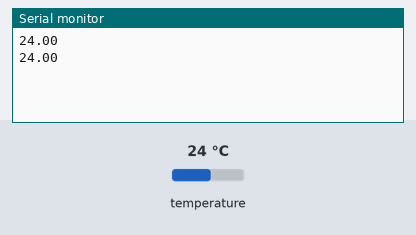
Simulated run of this sketch. Board: Arduino Uno, built with avr-gcc and run on an emulated ATmega328P. Parts: the last lines printed to the serial monitor. The inputs (shaded band) are chosen by the test bench; at power-on: temperature 24 °C.

Above: at 3.3 s.
3.4 s: temperature set to 12 °C
At 5.5 s:
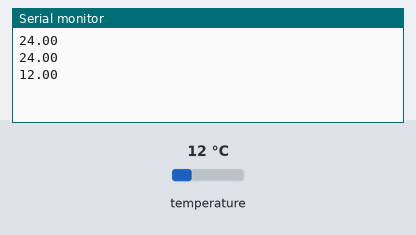
5.9 s: temperature set to 19 °C
At 6.8 s:
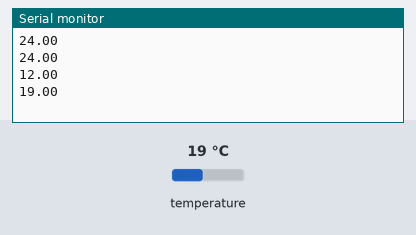
Timing chart, 0 to 8.9 s (numbered marks = the images above; inputs shaded):
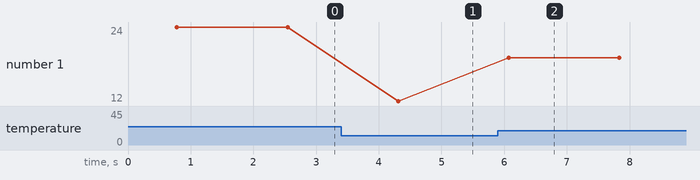

Measured:
- after the input at 3.4 s, the serial monitor: prints a new line after 0.91 s (image 1)
- after the input at 5.9 s, the serial monitor: prints a new line after 0.17 s (image 2)
- plotted number 1: 24 → 12 after the input at 3.4 s, 12 → 19 after the input at 5.9 s

The sketch:

Projeto_026_Temperatura_com_DS18B20.ino
```cpp
// Projeto 026 - Temperatura com DS18B20
// Arduino Uno | Arduino Neon Lab

#include <OneWire.h>
 #include <DallasTemperature.h>

 OneWire oneWire(2); DallasTemperature sensor(&oneWire);
 void setup(){ Serial.begin(9600); sensor.begin(); }
 void loop(){
   sensor.requestTemperatures();
   Serial.println(sensor.getTempCByIndex(0));
   delay(1000);
 }
```
